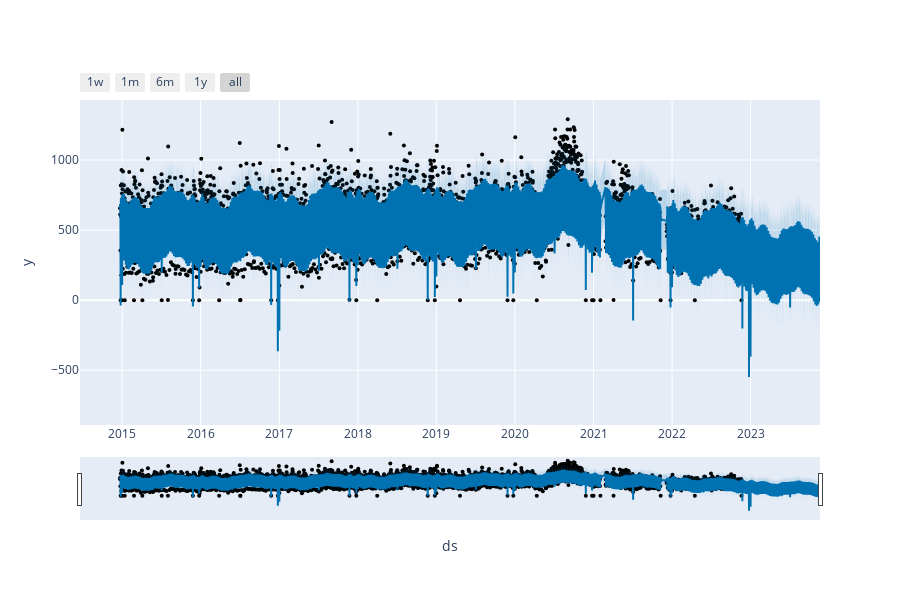

Source (notebook cell):
### Code cell
plot_plotly(m, forecast)

### Figure 1 — Plotly figure (JSON) as saved in the notebook; plotly's stock layout.template omitted (floating-point values rounded to 4 significant figures; data arrays with more than 128 entries replaced by an {"elided": "..."} marker saying what was removed)
{"data": [{"marker": {"color": "black", "size": 4}, "mode": "markers", "name": "Actual", "type": "scatter", "x": {"elided": "2841 str values"}, "y": {"elided": "2841 int values"}}, {"hoverinfo": "skip", "line": {"width": 0}, "mode": "lines", "type": "scatter", "x": {"elided": "3206 str values"}, "y": {"elided": "3206 float values"}}, {"fill": "tonexty", "fillcolor": "rgba(0, 114, 178, 0.2)", "line": {"color": "#0072B2", "width": 2}, "mode": "lines", "name": "Predicted", "type": "scatter", "x": {"elided": "3206 str values"}, "y": {"elided": "3206 float values"}}, {"fill": "tonexty", "fillcolor": "rgba(0, 114, 178, 0.2)", "hoverinfo": "skip", "line": {"width": 0}, "mode": "lines", "type": "scatter", "x": {"elided": "3206 str values"}, "y": {"elided": "3206 float values"}}], "layout": {"height": 600, "showlegend": false, "width": 900, "xaxis": {"rangeselector": {"buttons": [{"count": 7, "label": "1w", "step": "day", "stepmode": "backward"}, {"count": 1, "label": "1m", "step": "month", "stepmode": "backward"}, {"count": 6, "label": "6m", "step": "month", "stepmode": "backward"}, {"count": 1, "label": "1y", "step": "year", "stepmode": "backward"}, {"step": "all"}]}, "rangeslider": {"visible": true}, "title": {"text": "ds"}, "type": "date"}, "yaxis": {"title": {"text": "y"}}}}
